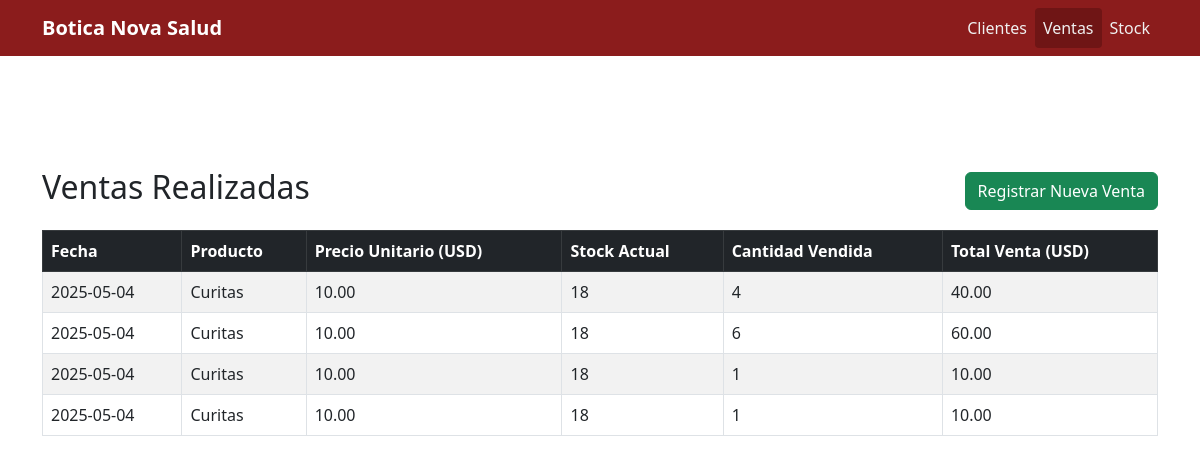
The app's page /Sistema/ventas.php with its own data.
### tables this page shows
CREATE TABLE `ventas` (
  `id` int(11) NOT NULL,
  `fecha` date NOT NULL,
  `producto_id` int(11) NOT NULL,
  `cantidad` int(11) NOT NULL,
  `total` decimal(10,2) NOT NULL
);

CREATE TABLE `productos` (
  `id` int(11) NOT NULL,
  `nombre` varchar(100) NOT NULL,
  `stock` int(11) NOT NULL,
  `precio` decimal(10,2) NOT NULL
);

### Sistema/ventas.php (the view, shortened to what this page needs)
<?php
include('../conexion_bd.php');
$query = "
    SELECT v.id, v.fecha, v.producto_id, v.cantidad, v.total,
           p.nombre, p.precio, p.stock
    FROM ventas v
    JOIN productos p ON v.producto_id = p.id
    ORDER BY v.fecha DESC
";
$result = mysqli_query($conexion, $query);
?>
<!DOCTYPE html>
<html lang="es">
<head>
    <link rel="stylesheet" href="style.css" />
    <link href="https://cdn.jsdelivr.net/npm/bootstrap@5.3.0/dist/css/bootstrap.min.css" rel="stylesheet" />
</head>
<body>
<nav class="navbar navbar-expand-lg fixed-top">
    <div class="container">
        <a class="navbar-brand" href="index.php">Botica Nova Salud</a>
        <div class="collapse navbar-collapse" id="navbarNav">
            <ul class="navbar-nav ms-auto">
                <li class="nav-item">
                    <a class="nav-link" href="cliente.php">Clientes</a>
                </li>
                <li class="nav-item">
                    <a class="nav-link active" href="ventas.php">Ventas</a>
                </li>
                <li class="nav-item">
                    <a class="nav-link" href="index.php">Stock</a>
                </li>
            </ul>
        </div>
    </div>
</nav>
<div class="container mt-5 pt-5">
    <div class="d-flex justify-content-between align-items-center mb-3">
        <h2>Ventas Realizadas</h2>
        <a href="ventas/crear.php" class="btn btn-success">Registrar Nueva Venta</a>
    </div>
    <table class="table table-bordered table-striped align-middle">
        <thead class="table-dark">
            <tr>
                <th>Fecha</th>
                <th>Producto</th>
                <th>Precio Unitario (USD)</th>
                <th>Stock Actual</th>
                <th>Cantidad Vendida</th>
                <th>Total Venta (USD)</th>
            </tr>
        </thead>
        <tbody>
            <?php while ($v = mysqli_fetch_assoc($result)): ?>
                <tr>
                    <td><?php echo htmlspecialchars($v['fecha']); ?></td>
                    <td><?php echo htmlspecialchars($v['nombre']); ?></td>
                    <td><?php echo number_format($v['precio'], 2); ?></td>
                    <td><?php echo $v['stock']; ?></td>
                    <td><?php echo $v['cantidad']; ?></td>
                    <td><?php echo number_format($v['total'], 2); ?></td>
                </tr>
            <?php endwhile; ?>
        </tbody>
    </table>
</div>
</body>
</html>

### Sistema/style.css (style rules this page uses)
body { padding-top: 4.5rem; background: #f5f5f5; font-family: 'Segoe UI', Tahoma, Geneva, Verdana, sans-serif; color: #333; }
.navbar { background-color: #8B1C1C !important; }
.nav-link { color: #f0f0f0 !important; font-weight: 500; }
.nav-link.active { background-color: #6f1515 !important; border-radius: 4px; }
.navbar-brand { color: #ffffff !important; font-weight: bold; }
.table { background-color: #ffffff; border: 1px solid #ccc; }
.table thead { background-color: #8B1C1C; color: white; }
.table tbody tr { background-color: #ffffff; }
.table th, .table td { vertical-align: middle; }
.table-striped > tbody > tr:nth-of-type(odd) { background-color: #f9f9f9; }

### records on screen
ventas: fecha "2025-05-04", producto.nombre "Curitas", producto.precio "10.00", producto.stock "18", cantidad "4", total "40.00"
ventas: fecha "2025-05-04", producto.nombre "Curitas", producto.precio "10.00", producto.stock "18", cantidad "6", total "60.00"
ventas: fecha "2025-05-04", producto.nombre "Curitas", producto.precio "10.00", producto.stock "18", cantidad "1", total "10.00"
ventas: fecha "2025-05-04", producto.nombre "Curitas", producto.precio "10.00", producto.stock "18", cantidad "1", total "10.00"
